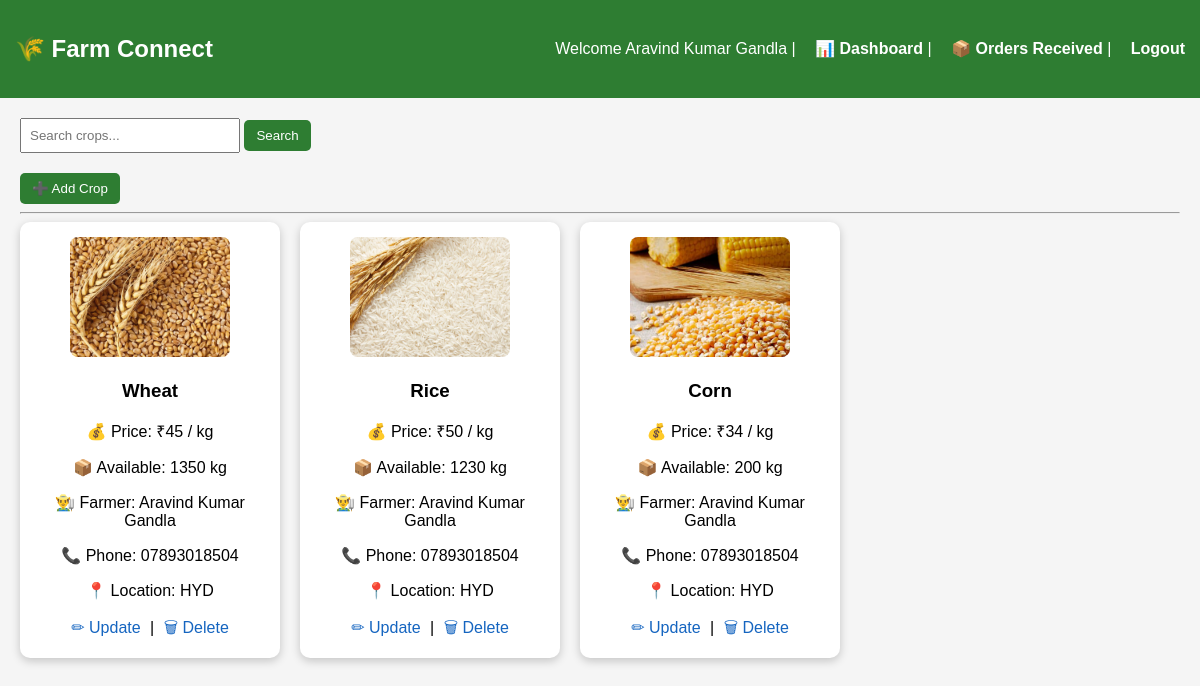
Before: /market (signed in) with the older database file.
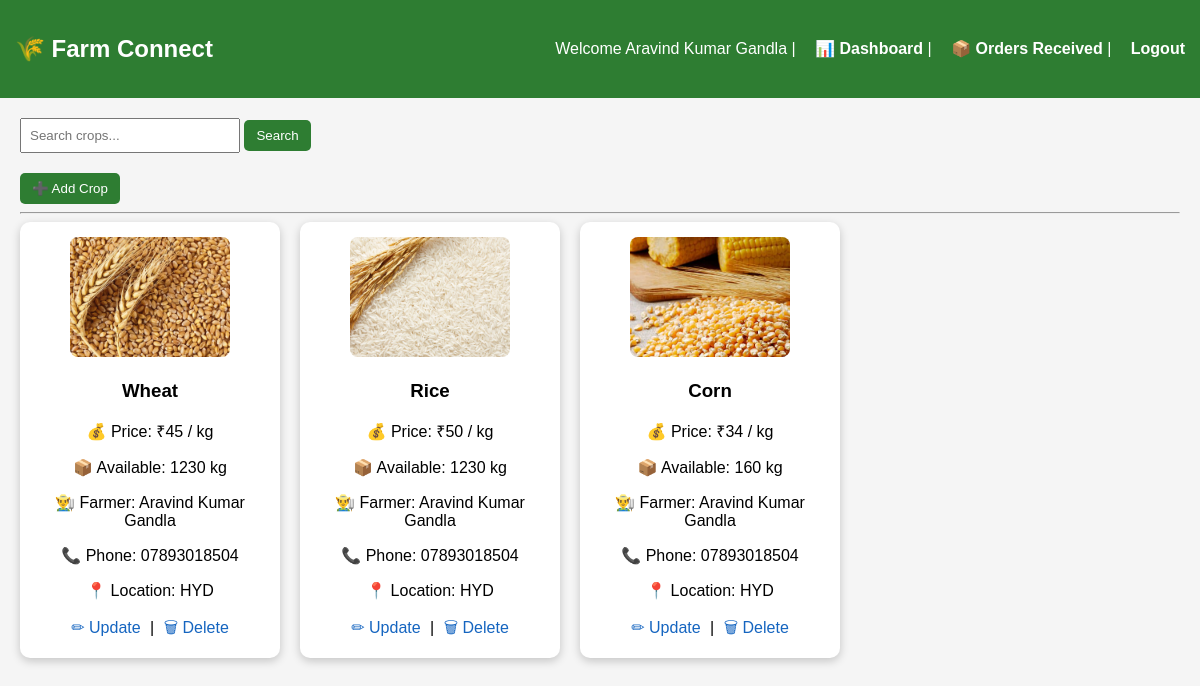
After: the same page with the newer database file.
### tables this page shows
CREATE TABLE crops(
        id INTEGER PRIMARY KEY AUTOINCREMENT,
        name TEXT,
        price INTEGER,
        quantity INTEGER,
        image TEXT,
        farmer TEXT,
        phone TEXT,
        location TEXT
    );

### app.py (the view, shortened to what this page needs)
@app.route("/market")
def market():
    if "user" not in session:
        return redirect("/login")
    search = request.args.get("search")
    conn = sqlite3.connect("farmer.db")
    cur = conn.cursor()
    if session.get("role") == "farmer":
        if search:
            cur.execute("""
                SELECT * FROM crops
                WHERE farmer=? AND name LIKE ?
            """, (session["user"], '%' + search + '%'))
        else:
            cur.execute("""
                SELECT * FROM crops
                WHERE farmer=?
            """, (session["user"],))
    crops = cur.fetchall()
    conn.close()
    return render_template("market.html", crops=crops)

### templates/market.html (shortened to what this page needs)
<!DOCTYPE html>
<html>
<head>
</head>
<body>
    <div class="header">
        <h2>🌾 Farm Connect</h2>
        <div>
            Welcome {{ session.get('user') }}
            {% if session.get('role') == 'farmer' %}
            | <a href="/dashboard">📊 Dashboard</a>
            | <a href="/farmer_orders">📦 Orders Received</a>
            {% endif %}
            | <a href="/logout">Logout</a>
        </div>
    </div>
    <div class="container">
        <div class="search">
            <form method="GET" action="/market">
                <input type="text" name="search" placeholder="Search crops..." style="padding:8px;width:200px;">
                <button type="submit">Search</button>
            </form>
        </div>
        {% if session.get('role') == 'farmer' %}
        <a href="/add_crop"><button>➕ Add Crop</button></a>
        {% endif %}
        <hr>
        <div class="cards">
            {% for crop in crops %}
            <div class="card">
                {% if crop[4] %}
                <img src="{{ url_for('static', filename='uploads/' + crop[4]) }}">
                {% else %}
                <p>No Image</p>
                {% endif %}
                <h3>{{ crop[1] }}</h3>
                <p>💰 Price: ₹{{ crop[2] }} / kg</p>
                <p>📦 Available: {{ crop[3] }} kg</p>
                <p>👨‍🌾 Farmer: {{ crop[5] }}</p>
                <p>📞 Phone: {{ crop[6] }}</p>
                <p>📍 Location: {{ crop[7] }}</p>
                {% if session.get('role') == 'farmer' and crop[5] == session.get('user') %}
                <div class="action-links">
                    <a href="/update/{{ crop[0] }}">✏ Update</a> |
                    <a href="/delete/{{ crop[0] }}" onclick="return confirm('Are you sure to delete this crop?');">🗑
                        Delete</a>
                </div>
                {% endif %}
            </div>
            {% endfor %}
        </div>
    </div>
</body>
</html>

Changed rows visible on the page:
changed crops "Wheat": quantity "1350" → "1230"
changed crops "Corn": quantity "200" → "160"
